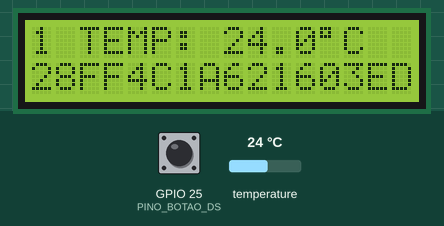
Recording of a program running on a simulated ESP32. On the bench: 16×2 character LCD. The test bench sets the inputs (shaded band); at power-on: temperature 24 °C, GPIO 25 (PINO_BOTAO_DS) HIGH. What the program prints to the serial monitor is not drawn.

Above: at 5.5 s.
5.6 s: temperature set to 12 °C
At 13.9 s:
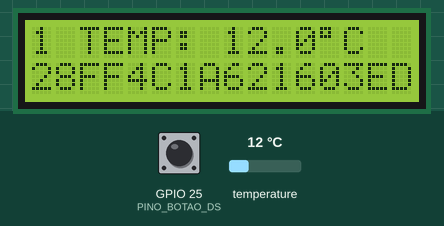
14.4 s: temperature set to 19 °C
At 16.1 s:
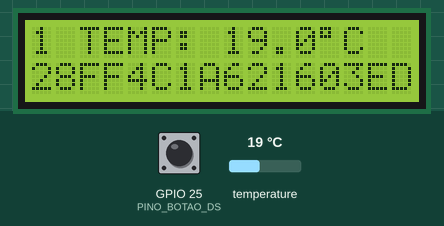
16.4 s: temperature set to 28 °C
At 23.8 s:
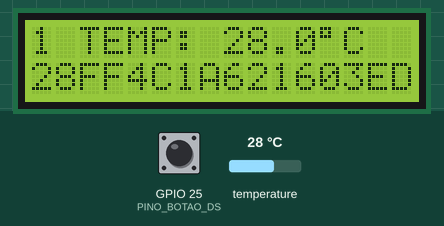
Timing chart, 0 to 25.3 s (numbered marks = the images above; inputs shaded):
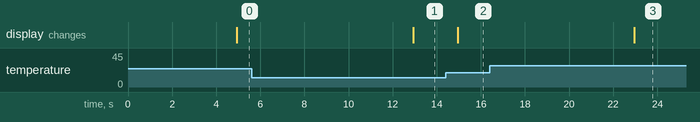

Measured:
- after the input at 5.6 s, the display: changes after 7.3 s (image 1)
- after the input at 14.4 s, the display: changes after 0.55 s (image 2)
- after the input at 16.4 s, the display: changes after 6.6 s (image 3)

The program:

main.cpp
```cpp
#include <LiquidCrystal_I2C.h>
#include "Config.h"
#include "Botoes.h"
#include "SensorDS.h"
#include "SystemDallas.h"
#include "SystemSetup.h"

LiquidCrystal_I2C lcd(0x27, 16, 2);
OneWire barramentoOneWireDS(PINO_SENSOR_DS);
DallasTemperature sensoresTemperaturaDS(&barramentoOneWireDS);
unsigned long instanteUltimaTemperatura = 0;
Botao botaoDS = {PINO_BOTAO_DS, HIGH};

void setup() {
    SystemSetup();
}

void loop() {
    if (SystemDallas()) {
        SystemDallas_mostrarInformacoes();
    }
}
```

Botoes.h
```cpp
#pragma once
#include <Arduino.h>

//manter apenas os seguitntes campos
// uint8_t pinoGPIO; uint8_t value;
struct Botao {
    uint8_t pinoGPIO;
    uint8_t value;
};

extern Botao botaoDS;

void button_configure(Botao& botao, uint8_t modo);
bool button_is_pressed(Botao& botao);
```

SensorDS.h
```cpp
#pragma once
#include <OneWire.h>
#include <DallasTemperature.h>
#include "Config.h"

extern OneWire barramentoOneWireDS;
extern DallasTemperature sensoresTemperaturaDS;

void iniciarSensoresDS();
void procurarSensoresDS();
void proximoSensorDS();
int quantidadeSensoresDS();
int indiceSensorDSSelecionado();
float lerTemperaturaSensorDS();
bool obterEnderecoSensorDSSelecionado(DeviceAddress endereco);
```

Serial.h
```cpp
#pragma once
#include <Arduino.h>
#include <stdint.h>

void serial_init(unsigned long velocidade);
void serial_mostrarInicializacao(int quantidadeSensores);
void serial_mostrarSemSensores();
void serial_mostrarSensorDS(int indice, int quantidade, float temperatura, const uint8_t endereco[8]);
```

SystemDallas.h
```cpp
#pragma once

bool SystemDallas();
void SystemDallas_mostrarQuantidadeSensores();
void SystemDallas_mostrarInformacoes();
```

SystemSetup.h
```cpp
#pragma once

void SystemSetup();
```

Botoes.cpp
```cpp
#include "Botoes.h"

bool button_is_pressed(Botao& botao) {
    botao.value = digitalRead(botao.pinoGPIO);
    return botao.value == LOW;
}

void button_configure(Botao& botao, uint8_t modo) {
    pinMode(botao.pinoGPIO, modo);
    botao.value = digitalRead(botao.pinoGPIO);
}
```

SensorDS.cpp
```cpp
#include "SensorDS.h"

static DeviceAddress enderecosSensoresDS[CAPACIDADE_MAXIMA_DS];
static int quantidadeSensoresEncontrados = 0;
static int sensorSelecionado = 0;

static bool enderecosSaoIguais(const DeviceAddress enderecoA, const DeviceAddress enderecoB) {
    for (uint8_t i = 0; i < 8; ++i) {
        if (enderecoA[i] != enderecoB[i]) {
            return false;
        }
    }
    return true;
}

static void copiarEndereco(DeviceAddress destino, const DeviceAddress origem) {
    for (uint8_t i = 0; i < 8; ++i) {
        destino[i] = origem[i];
    }
}

void iniciarSensoresDS() {
    sensoresTemperaturaDS.setWaitForConversion(false);
    procurarSensoresDS();
}

void procurarSensoresDS() {
    DeviceAddress enderecoAtual;
    DeviceAddress enderecoSelecionado;
    const bool tinhaSelecionado = quantidadeSensoresEncontrados > 0 &&
        sensorSelecionado < quantidadeSensoresEncontrados;

    if (tinhaSelecionado) {
        copiarEndereco(enderecoSelecionado, enderecosSensoresDS[sensorSelecionado]);
    }

    sensoresTemperaturaDS.begin();
    int encontrados = sensoresTemperaturaDS.getDeviceCount();
    quantidadeSensoresEncontrados = 0;

    for (int i = 0; i < encontrados && quantidadeSensoresEncontrados < CAPACIDADE_MAXIMA_DS; ++i) {
        if (sensoresTemperaturaDS.getAddress(enderecoAtual, static_cast<uint8_t>(i))) {
            bool duplicado = false;
            for (int j = 0; j < quantidadeSensoresEncontrados; ++j) {
                if (enderecosSaoIguais(enderecoAtual, enderecosSensoresDS[j])) {
                    duplicado = true;
                    break;
                }
            }
            if (!duplicado) {
                copiarEndereco(enderecosSensoresDS[quantidadeSensoresEncontrados], enderecoAtual);
                ++quantidadeSensoresEncontrados;
            }
        }
    }

    sensorSelecionado = 0;
    if (tinhaSelecionado) {
        for (int i = 0; i < quantidadeSensoresEncontrados; ++i) {
            if (enderecosSaoIguais(enderecoSelecionado, enderecosSensoresDS[i])) {
                sensorSelecionado = i;
                break;
            }
        }
    }
}

int quantidadeSensoresDS() {
    return quantidadeSensoresEncontrados;
}

void proximoSensorDS() {
    if (quantidadeSensoresEncontrados > 0) {
        sensorSelecionado =
            (sensorSelecionado + 1) % quantidadeSensoresEncontrados;
    }
}

int indiceSensorDSSelecionado() {
    return sensorSelecionado;
}

float lerTemperaturaSensorDS() {
    if (quantidadeSensoresEncontrados == 0) {
        return DEVICE_DISCONNECTED_C;
    }
    return sensoresTemperaturaDS.getTempC(
        enderecosSensoresDS[indiceSensorDSSelecionado()]);
}

bool obterEnderecoSensorDSSelecionado(DeviceAddress endereco) {
    if (quantidadeSensoresEncontrados == 0) {
        return false;
    }

    copiarEndereco(endereco, enderecosSensoresDS[indiceSensorDSSelecionado()]);
    return true;
}
```

Serial.cpp
```cpp
#include "Serial.h"

static void imprimirEnderecoSerial(const uint8_t endereco[8]) {
    for (uint8_t i = 0; i < 8; ++i) {
        if (endereco[i] < 0x10) {
            Serial.print('0');
        }
        Serial.print(endereco[i], HEX);
    }
}

void serial_init(unsigned long velocidade) {
    Serial.begin(velocidade);
}

void serial_mostrarInicializacao(int quantidadeSensores) {
    Serial.print("DS18B20 encontrados: ");
    Serial.println(quantidadeSensores);
    Serial.println("Testador iniciado!");
}

void serial_mostrarSemSensores() {
    Serial.println("Nenhum DS18B20 encontrado no barramento.");
}

void serial_mostrarSensorDS(
    int indice,
    int quantidade,
    float temperatura,
    const uint8_t endereco[8]) {
    Serial.print("DS ");
    Serial.print(indice + 1);
    Serial.print("/");
    Serial.print(quantidade);

    if (temperatura < -55.0f || temperatura > 125.0f) {
        Serial.println(" | Falha na leitura.");
        return;
    }

    Serial.print(" | Temperatura: ");
    Serial.print(temperatura, 2);
    Serial.print(" C | TAG: ");
    imprimirEnderecoSerial(endereco);
    Serial.println();
}
```

SystemDallas.cpp
```cpp
#include "SystemDallas.h"
#include "Botoes.h"
#include "Config.h"
#include "Lcd.h"
#include "Serial.h"
#include "SensorDS.h"

extern unsigned long instanteUltimaTemperatura;
unsigned long instanteUltimaBuscaDS = 0;

void SystemDallas_mostrarQuantidadeSensores() {
    lcd_print ("Sensores", 0, 0);
    lcd_print ("Encontrados", 0, 1);
    lcd_print(String(quantidadeSensoresDS()).c_str(), 13, 1);
}

void SystemDallas_mostrarInformacoes() {
    const int quantidade = quantidadeSensoresDS();
    if (quantidade == 0) {
        serial_mostrarSemSensores();
        return;
    }

    const int indice = indiceSensorDSSelecionado();
    const float temperatura = lerTemperaturaSensorDS();
    DeviceAddress endereco;
    if (!obterEnderecoSensorDSSelecionado(endereco)) {
        return;
    }

    lcd.clear();
    lcd_print(String(indice + 1).c_str(), 0, 0);
    lcd_print(" TEMP: ", 1, 0);

    if (temperatura < -55.0f || temperatura > 125.0f) {
        lcd.print("ERRO");
    } else {
        lcd.print(temperatura, 1);
        lcd.write(static_cast<uint8_t>(223));
        lcd.print("C");
    }

    lcd.setCursor(0, 1);
    for (uint8_t i = 0; i < 8; ++i) {
        if (endereco[i] < 0x10) {
            lcd.print('0');
        }
        lcd.print(endereco[i], HEX);
    }
    serial_mostrarSensorDS(indice, quantidade, temperatura, endereco);
}

bool SystemDallas() {
    static bool botaoInicializado = false;
    static bool leituraAnterior = false;
    static bool estadoEstavel = false;
    static unsigned long instanteUltimaMudanca = 0;
    static bool primeiraAtualizacao = true;
    static bool conversaoPendente = false;
    bool solicitarAtualizacao = false;

    const unsigned long last_update_ms = millis();
    const bool botaoPressionado = button_is_pressed(botaoDS);

    if (!botaoInicializado) {
        leituraAnterior = botaoPressionado;
        estadoEstavel = botaoPressionado;
        instanteUltimaMudanca = last_update_ms;
        botaoInicializado = true;
    }

    if (primeiraAtualizacao) {
        instanteUltimaTemperatura = last_update_ms;
        instanteUltimaBuscaDS = last_update_ms;
        primeiraAtualizacao = false;
        solicitarAtualizacao = true;
    }

    if (botaoPressionado != leituraAnterior) {
        leituraAnterior = botaoPressionado;
        instanteUltimaMudanca = last_update_ms;
    }

    if (last_update_ms - instanteUltimaMudanca >= TEMPO_DEBOUNCE_MS &&
        botaoPressionado != estadoEstavel) {
        estadoEstavel = botaoPressionado;
        if (estadoEstavel) {
            proximoSensorDS();
            solicitarAtualizacao = true;
        }
    }

    if (last_update_ms - instanteUltimaBuscaDS >= INTERVALO_REBUSCA_DS_MS) {
        procurarSensoresDS();
        instanteUltimaBuscaDS = millis();
        solicitarAtualizacao = true;
    } else if (last_update_ms - instanteUltimaTemperatura >= INTERVALO_ATUALIZACAO_TEMPERATURA_MS) {
        solicitarAtualizacao = true;
    }

    if (solicitarAtualizacao && !conversaoPendente) {
        instanteUltimaTemperatura = millis();
        if (quantidadeSensoresDS() == 0) {
            delay(10);
            return true;
        }
        sensoresTemperaturaDS.requestTemperatures();
        conversaoPendente = true;
    }

    if (conversaoPendente && sensoresTemperaturaDS.isConversionComplete()) {
        conversaoPendente = false;
        delay(10);
        return true;
    }

    delay(10);
    return false;
}
```

SystemSetup.cpp
```cpp
#include "SystemSetup.h"
#include <Wire.h>
#include "Config.h"
#include "Botoes.h"
#include "Lcd.h"
#include "Serial.h"
#include "SensorDS.h"
#include "SystemDallas.h"

void SystemSetup() {
    serial_init(115200);

    button_configure(botaoDS, INPUT_PULLUP);

    Wire.begin(21, 22);
    lcd_init();

    iniciarSensoresDS();
    SystemDallas_mostrarQuantidadeSensores();
    delay(4000);

    serial_mostrarInicializacao(quantidadeSensoresDS());
}
```

Config.h
```cpp
#pragma once
#include <Arduino.h>

//tirei as variáveis de aplicação extern bool mostrandoTag; e
//extern unsigned long instanteUltimaTemperatura;

constexpr uint8_t PINO_SENSOR_DS = 4;
constexpr uint8_t PINO_BOTAO_DS = 25;
constexpr int CAPACIDADE_MAXIMA_DS = 16;
constexpr unsigned long TEMPO_DEBOUNCE_MS = 50;
constexpr unsigned long INTERVALO_ATUALIZACAO_TEMPERATURA_MS = 8000;
constexpr unsigned long INTERVALO_REBUSCA_DS_MS = 10000;
```

Lcd.h
```cpp
#pragma once
#include <Arduino.h>
#include <LiquidCrystal_I2C.h>
#include <stdint.h>

extern LiquidCrystal_I2C lcd;

void lcd_init();
void lcd_print(const char* str, uint8_t col, uint8_t row);
```

Lcd.cpp
```cpp
#include <Lcd.h>

void lcd_init() {
    lcd.init();
    lcd.backlight();
    lcd.clear();

}

void lcd_print(const char* str, uint8_t col, uint8_t row) {
    lcd.setCursor(col, row);
    lcd.print(str);
}
```

Gpio.h
```cpp
#pragma once
#include <Arduino.h>

void gpio_init(uint8_t pino, uint8_t modo);
void gpio_write(uint8_t pino, uint8_t valor);
void gpio_read(uint8_t pino, uint8_t& valor);
```

Gpio.cpp
```cpp
#include "Gpio.h"

void gpio_init(uint8_t pino, uint8_t modo) {
    pinMode(pino, modo);
}

void gpio_write(uint8_t pino, uint8_t valor) {
    digitalWrite(pino, valor);
}

void gpio_read(uint8_t pino, uint8_t& valor) {
    valor = digitalRead(pino);
}
```
